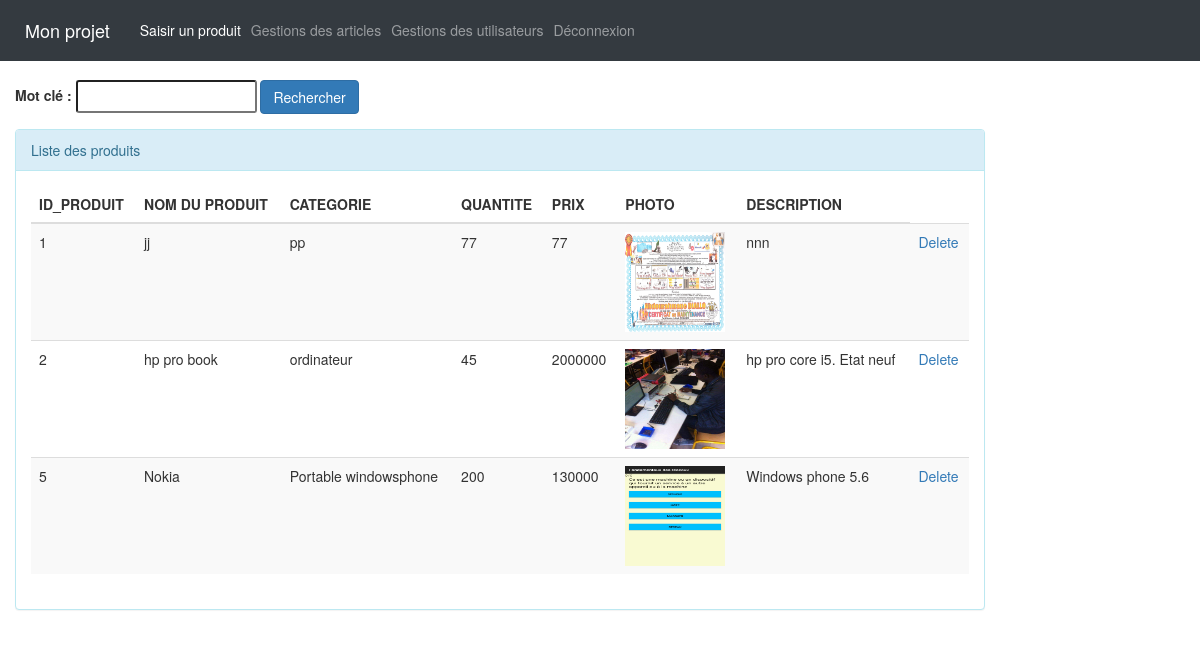
/EspaceMembres/listeProduits.php (signed in), run on the app's committed database.
### tables this page shows
CREATE TABLE IF NOT EXISTS `produits` (
  `id_produit` int(11) NOT NULL AUTO_INCREMENT,
  `nomProd` varchar(150) NOT NULL,
  `categorie` varchar(150) NOT NULL,
  `stock` int(11) NOT NULL,
  `prix` int(11) NOT NULL,
  `photo` varchar(100) NOT NULL,
  `description` text NOT NULL,
  PRIMARY KEY (`id_produit`)
);

### EspaceMembres/listeProduits.php (the view, shortened to what this page needs)
<?php
require_once 'include/db.php';
$mc ="";
$req = $db->prepare("SELECT * FROM produits");
$req->execute();
if(isset($_GET['motCle'])){
    $mc = $_GET['motCle'];
    $req = $db->prepare("SELECT * FROM produits WHERE nomProd LIKE '%$mc%' ");
    $req->execute();
}
else {
    $req = $db->prepare("SELECT * FROM produits");
    $req->execute();
}
require_once 'include/headerCommerciaux.php';
?>
<div class="container col-md-10"><br>
    <form action="" method="get">
        <div class="form-group">
            <label for="motCle" class="control-label">Mot clé :</label>
            <input type="text" name="motCle" class="form-control-lg" value="<?= $mc; ?>">
            <button class="btn btn-primary">Rechercher</button>
        </div>
    </form>
<div class="panel panel-info">
    <div class="panel-heading">Liste des produits</div>
    <div class="panel-body">
        <table class="table table-striped">
            <thead>
                <tr>
                    <th>ID_PRODUIT</th><th>NOM DU PRODUIT</th> <th>CATEGORIE</th> <th>QUANTITE</th> <th>PRIX</th> <th>PHOTO</th>
                    <th>DESCRIPTION</th>
                </tr>
            </thead>
            <?php while ($produit = $req->fetch()){?>
            <tr>
                <td> <?= $produit->id_produit ?> </td>
                <td><?= $produit->nomProd ?></td>
                <td><?= $produit->categorie ?></td>
                <td><?= $produit->stock ?></td>
                <td><?= $produit->prix ?></td>
                <td><img src="imagesUpload/<?= $produit->photo ?>" alt=" image à afficher" width="100" height="100"></td>
                <td><?= $produit->description ?></td>
                <td><a onclick="return confirm('Etes vous sure de vouloir supprimer ce produit ?') " href="deleteProduit.php?code=<?= $produit->id_produit;?>">Delete</a></td>
            </tr>
            <?php } ?>
        </table>
    </div>
</div>
</div>

### EspaceMembres/include/headerCommerciaux.php (shortened to what this page needs)
<!DOCTYPE html>
<html lang="en">
    <head>
        <link href="css/style.css" rel="stylesheet">
        <link href="css/app.css" rel="stylesheet">
        <link href="css/myStyle.css" rel="stylesheet">
    </head>
 <body>
 <nav class="navbar navbar-expand-md navbar-dark bg-dark navbar-fixed-top">
     <a class="navbar-brand" href="#">Mon projet</a>
     <div class="collapse navbar-collapse" id="navbarCollapse">
         <ul class="navbar-nav mr-auto">
             <li class="nav-item active">
                 <a class="nav-link" href="saisieProduit.php">Saisir un produit <span class="sr-only">(current)</span></a>
             </li>
             <li>
                 <a class="nav-link" href="listeProduits.php">Gestions des articles</a>
             </li>
             <li>
                 <a class="nav-link" href="listeUtilisateurs.php">Gestions des utilisateurs</a>
             </li>
             <?php if (isset($_SESSION['auth'])) : ?>
                 <li class="nav-item">
                     <a class="nav-link" href="logout.php">Déconnexion</a>
                 </li>
             <?php endif; ?>
         </ul>
     </div>
 </nav>
 <br><br><br>

### data on the page
produits: id_produit "1", nomProd "jj", categorie "pp", stock "77", prix "77", photo (picture), description "nnn"
produits: id_produit "2", nomProd "hp pro book", categorie "ordinateur", stock "45", prix "2000000", photo (picture), description "hp pro core i5. Etat neuf"
produits: id_produit "5", nomProd "Nokia", categorie "Portable windowsphone", stock "200", prix "130000", photo (picture), description "Windows phone 5.6"
